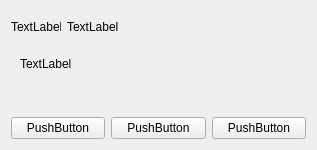
<?xml version="1.0" encoding="UTF-8"?>
<ui version="4.0">
 <class>subWidget</class>
 <widget class="subWidget" name="subWidget">
  <property name="geometry">
   <rect>
    <x>0</x>
    <y>0</y>
    <width>317</width>
    <height>150</height>
   </rect>
  </property>
  <property name="maximumSize">
   <size>
    <width>16777215</width>
    <height>16777215</height>
   </size>
  </property>
  <property name="windowTitle">
   <string/>
  </property>
  <layout class="QVBoxLayout" name="verticalLayout" stretch="2,4,1">
   <item>
    <layout class="QHBoxLayout" name="layoutOfTop">
     <item>
      <widget class="QLabel" name="icon">
       <property name="maximumSize">
        <size>
         <width>50</width>
         <height>50</height>
        </size>
       </property>
       <property name="text">
        <string>TextLabel</string>
       </property>
       <property name="scaledContents">
        <bool>true</bool>
       </property>
       <property name="alignment">
        <set>Qt::AlignLeading|Qt::AlignLeft|Qt::AlignVCenter</set>
       </property>
      </widget>
     </item>
     <item>
      <widget class="QLabel" name="labelOfTitle">
       <property name="text">
        <string>TextLabel</string>
       </property>
       <property name="wordWrap">
        <bool>true</bool>
       </property>
      </widget>
     </item>
    </layout>
   </item>
   <item>
    <widget class="QStackedWidget" name="widgetsOfCenter">
     <widget class="QWidget" name="page">
      <layout class="QVBoxLayout" name="verticalLayout_2">
       <item>
        <widget class="QLabel" name="labelOfContent">
         <property name="text">
          <string>TextLabel</string>
         </property>
         <property name="alignment">
          <set>Qt::AlignLeading|Qt::AlignLeft|Qt::AlignTop</set>
         </property>
         <property name="wordWrap">
          <bool>true</bool>
         </property>
        </widget>
       </item>
      </layout>
     </widget>
     <widget class="QWidget" name="pageOfInput">
      <layout class="QVBoxLayout" name="verticalLayout_3">
       <item>
        <widget class="QLineEdit" name="input"/>
       </item>
      </layout>
     </widget>
    </widget>
   </item>
   <item>
    <layout class="QHBoxLayout" name="layoutOfBottom">
     <item>
      <widget class="QPushButton" name="btnOfYes">
       <property name="text">
        <string>PushButton</string>
       </property>
      </widget>
     </item>
     <item>
      <widget class="QPushButton" name="btnOfInfo">
       <property name="text">
        <string>PushButton</string>
       </property>
      </widget>
     </item>
     <item>
      <widget class="QPushButton" name="btnOfNo">
       <property name="text">
        <string>PushButton</string>
       </property>
      </widget>
     </item>
    </layout>
   </item>
  </layout>
 </widget>
 <customwidgets>
  <customwidget>
   <class>subWidget</class>
   <extends>QWidget</extends>
   <header>subwidget.h</header>
   <container>1</container>
  </customwidget>
 </customwidgets>
 <resources>
  <include location="../resource/res.qrc"/>
 </resources>
 <connections/>
</ui>
